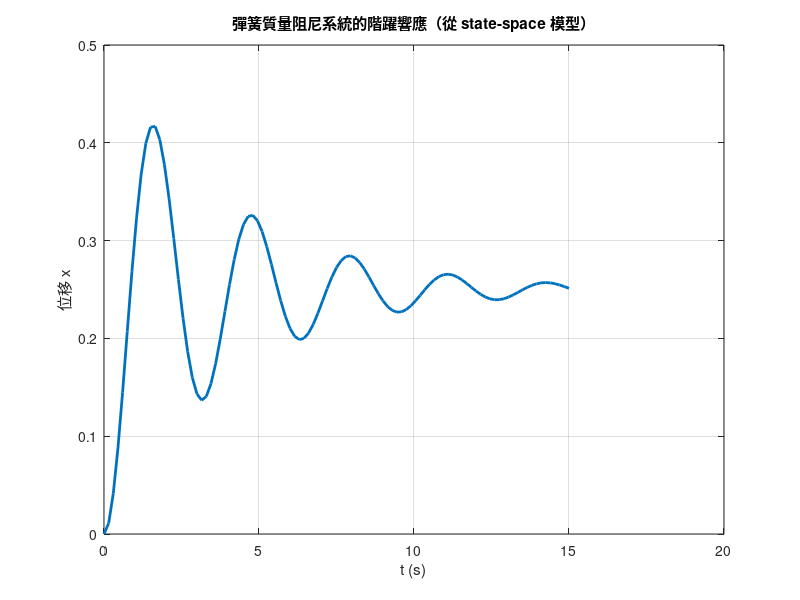

The MATLAB source for this figure: (Note: this script raises an error after producing the figure.)
%% 章節 04-6：狀態空間 (State-Space) 表示與 MIMO
% 多輸入多輸出系統的標準型式
% 例：兩階「彈簧質量阻尼」改寫成狀態空間
clear; close all;
out_dir = fullfile(fileparts(mfilename('fullpath')), '..', 'images');

%% 彈簧質量阻尼：m*x'' + c*x' + k*x = u
m = 1; c = 0.5; k = 4;

% 狀態 z = [x; x']
% z' = A*z + B*u
% y  = C*z + D*u
A = [0,       1;
     -k/m,  -c/m];
B = [0;  1/m];
C = [1, 0];        % 量測位移
D = 0;

sys = ss(A, B, C, D);

%% 從 ss 轉 tf 確認
sys_tf = tf(sys);
disp('從 state-space 轉成傳遞函數：');
sys_tf

%% 階躍響應
fig = figure('Visible', 'off', 'Position', [0 0 900 500]);
[y, t] = step(sys, 15);
plot(t, y, 'LineWidth', 2);
xlabel('t (s)'); ylabel('位移 x');
title('彈簧質量阻尼系統的階躍響應（從 state-space 模型）');
grid on;
save_png(fig, fullfile(out_dir, '06_ss_step.png'));

%% 可控性 / 可觀測性
Co = ctrb(A, B);   % 可控矩陣
Ob = obsv(A, C);   % 可觀測矩陣
fprintf('可控矩陣 rank = %d / %d (滿秩=可控)\n', rank(Co), size(A,1));
fprintf('可觀測矩陣 rank = %d / %d (滿秩=可觀測)\n', rank(Ob), size(A,1));

%% 極點配置 (place)：把閉迴路極點放到指定位置
% 目標：把極點放在 -2 ± 1j（更快、阻尼較大）
desired_poles = [-2 + 1i, -2 - 1i];
K = place(A, B, desired_poles);
fprintf('狀態回授增益 K = [%.3f, %.3f]\n', K);

% 閉迴路：A_cl = A - B*K
A_cl = A - B*K;
sys_cl = ss(A_cl, B, C, D);

fig = figure('Visible', 'off', 'Position', [0 0 1000 500]);
subplot(1,2,1);
pzmap(sys, sys_cl);
title('極點配置：開迴路 vs 閉迴路');
legend({'open-loop', 'closed-loop (-2 \pm j)'}, 'Location', 'northwest');

subplot(1,2,2);
[y, t] = step(sys, 8); plot(t, y, 'b-', 'LineWidth', 2); hold on;
[y, t] = step(sys_cl, 8); plot(t, y, 'r-', 'LineWidth', 2);
% 步階輸入下 closed-loop 的 DC gain 改變，要 normalize
y_cl_norm = y / dcgain(sys_cl);
plot(t, y_cl_norm, 'r--', 'LineWidth', 2);
xlabel('t (s)'); ylabel('y');
legend({'open-loop', 'closed-loop (raw)', 'closed-loop (normalized)'}, ...
       'Location', 'southeast');
title('閉迴路反應比開迴路快很多');
save_png(fig, fullfile(out_dir, '06_place.png'));

%% MIMO 例：耦合系統
% 兩個質量用一根彈簧連接
% m1*x1'' = -k*(x1-x2) - c*x1' + u1
% m2*x2'' = -k*(x2-x1) - c*x2' + u2
m1=1; m2=1; k=2; c=0.1;
A_mimo = [0  0  1  0;
          0  0  0  1;
         -k  k -c  0;
          k -k  0 -c] ./ [1 1 1 1; 1 1 1 1; m1 m1 m1 m1; m2 m2 m2 m2];
B_mimo = [0 0;
          0 0;
          1/m1 0;
          0 1/m2];
C_mimo = [1 0 0 0;
          0 1 0 0];    % 兩個輸出：x1, x2
D_mimo = zeros(2, 2);

sys_mimo = ss(A_mimo, B_mimo, C_mimo, D_mimo);
sys_mimo.InputName = {'u1', 'u2'};
sys_mimo.OutputName = {'x1', 'x2'};

fig = figure('Visible', 'off', 'Position', [0 0 900 700]);
step(sys_mimo, 20);
title('MIMO 階躍：兩個輸入分別對兩個輸出');
save_png(fig, fullfile(out_dir, '06_mimo.png'));
